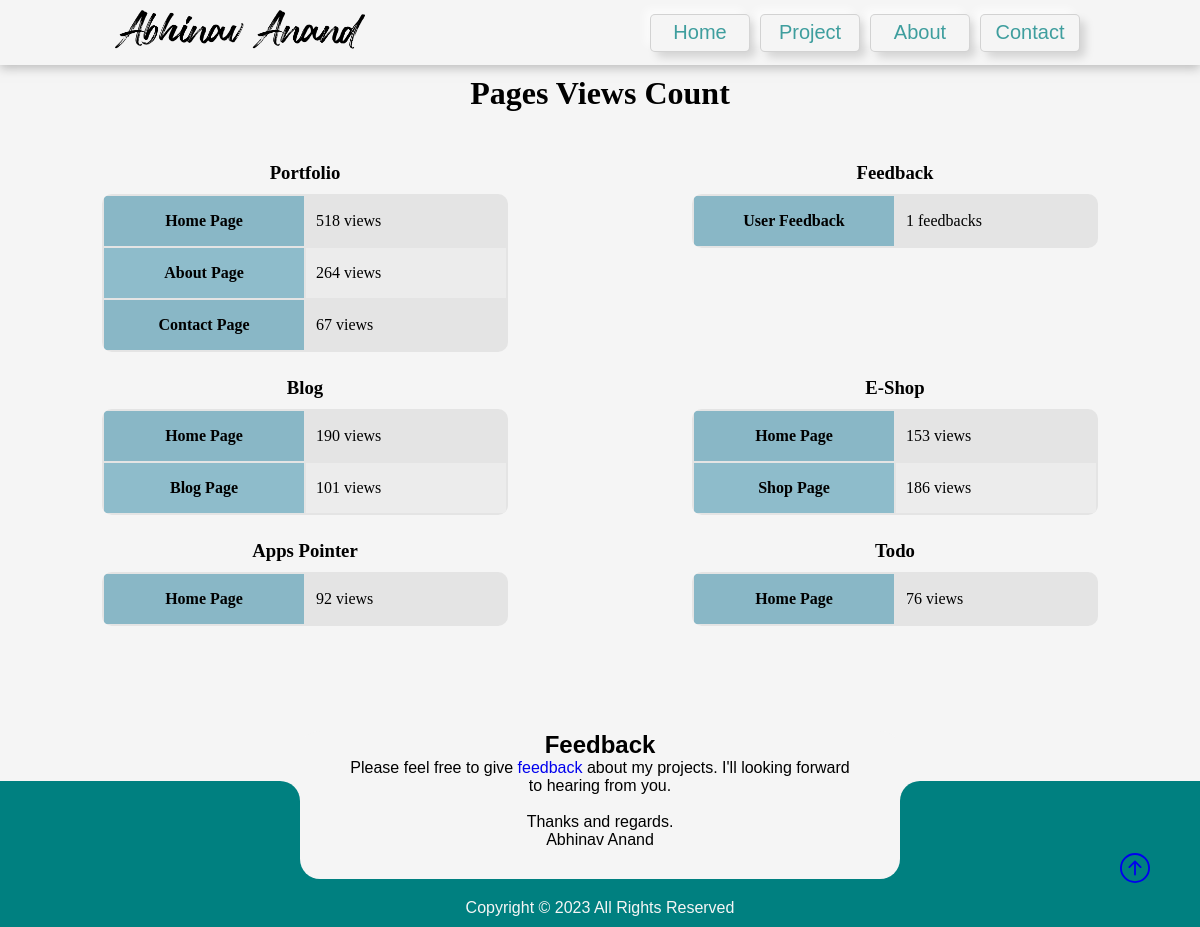
Page /pages-views/ on the earlier database version.
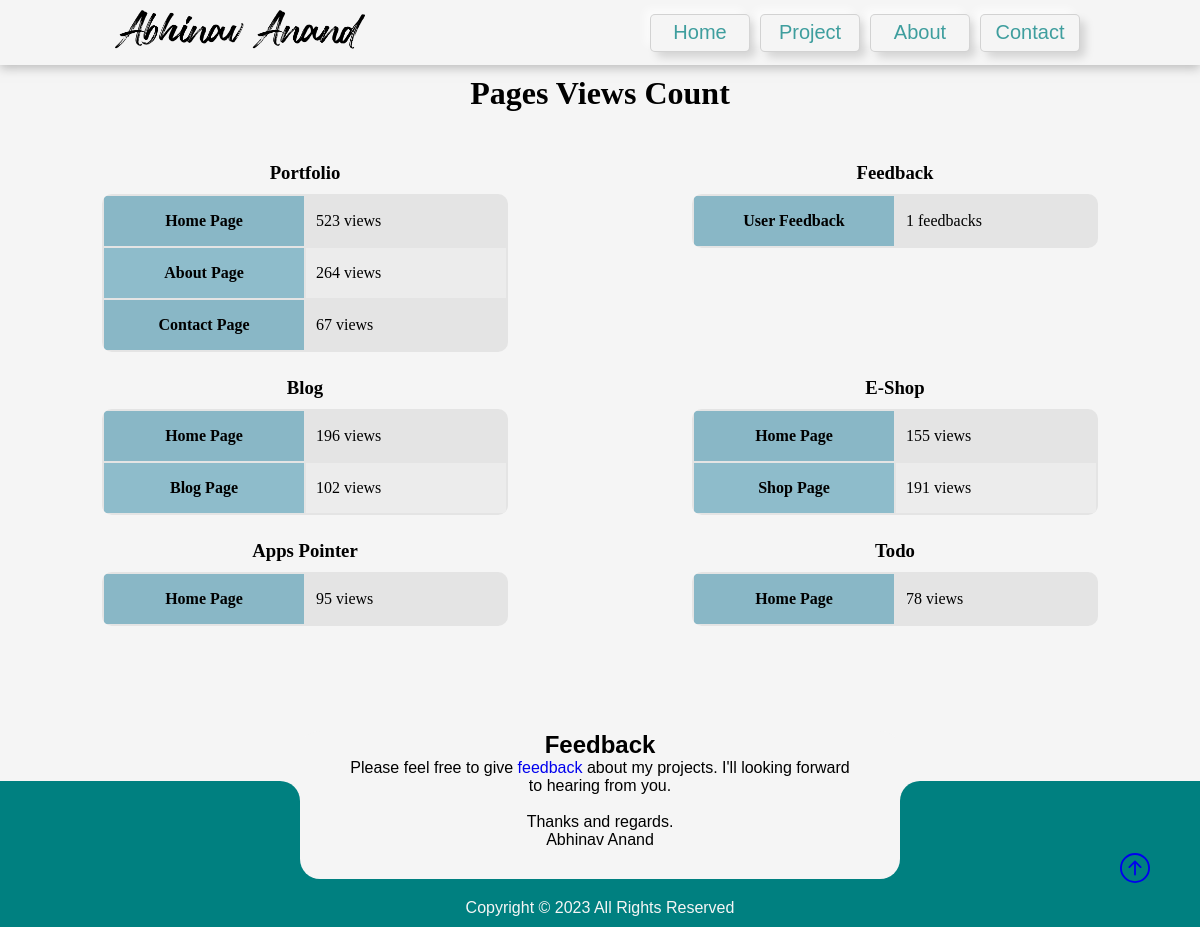
Same page on the later database version.
### mainApp/models.py (models this page shows, shortened)
class Portfolio_page_view_count(models.Model):
    portfolio_view_count = models.IntegerField(default=0)
    about_view_count = models.IntegerField(default=0)
    contact_view_count = models.IntegerField(default=0)

### blog/models.py (models this page shows, shortened)
class Blog_page_view_count(models.Model):
    home_view_count = models.IntegerField(default=0)
    blog_view_count = models.IntegerField(default=0)

### ecom/models.py (models this page shows, shortened)
class Shop_page_view_count(models.Model):
    home_view_count = models.IntegerField(default=0)
    shop_view_count = models.IntegerField(default=0)

### app/models.py (models this page shows, shortened)
class App_page_view_count(models.Model):
    app_home_view_count = models.IntegerField(default=0)

### todo/models.py (models this page shows, shortened)
class Todo_page_view_count(models.Model):
    todo_home_view_count = models.IntegerField(default=0)

### mainApp/views.py (the view)
# urls.py: path('pages-views/', views.pageView, name='pagesViews'),
def pageView(request):
    feedback = Feedback.objects.all()
    context = {"Portfolio": Portfolio_page_view_count.objects.get(id=1),
               "Feedback": feedback.count(),
               "Blog": Blog_page_view_count.objects.get(id=1),
               "Shop": Shop_page_view_count.objects.get(id=1),
               "App": App_page_view_count.objects.get(id=1),
               "Todo": Todo_page_view_count.objects.get(id=1),
               }
    return render(request, 'pageviews.html', context)

### mainApp/templates/pageviews.html (shortened to what this page needs)
{% extends 'basemain.html' %} {% block homemain %}
<div class="pageviews">
    <h1>Pages Views Count</h1>
    <div >
        <span>
            <h3>Portfolio</h3>
            <table>
                <tr><th>Home Page</th><td>{{Portfolio.portfolio_view_count}} views</td></tr>
                <tr><th>About Page</th><td>{{Portfolio.about_view_count}} views</td></tr>
                <tr><th>Contact Page</th><td>{{Portfolio.contact_view_count}} views</td></tr>
            </table>
        </span>
        <span>
            <h3>Feedback</h3>
            <table>
                <tr><th>User Feedback</th><td>{{Feedback}} feedbacks</td></tr>
            </table>
        </span>
        <span>
            <h3>Blog</h3>
            <table>
                <tr><th>Home Page</th><td>{{Blog.home_view_count}} views</td></tr>
                <tr><th>Blog Page</th><td>{{Blog.blog_view_count}} views</td></tr>
            </table>
        </span>
        <span>
            <h3>E-Shop</h3>
            <table>
                <tr><th>Home Page</th><td>{{Shop.home_view_count}} views</td></tr>
                <tr><th>Shop Page</th><td>{{Shop.shop_view_count}} views</td></tr>
            </table>
        </span>
        <span>
            <h3>Apps Pointer</h3>
            <table>
                <tr><th>Home Page</th><td>{{App.app_home_view_count}} views</td></tr>
            </table>
        </span>
        <span>
            <h3>Todo</h3>
            <table>
                <tr><th>Home Page</th><td>{{Todo.todo_home_view_count}} views</td></tr>
            </table>
        </span>
    </div>
</div>
{%endblock%}

Differences in the rows shown:
changed Portfolio_page_view_count: portfolio_view_count "518" → "523"
changed Blog_page_view_count: home_view_count "190" → "196"; blog_view_count "101" → "102"
changed Shop_page_view_count: home_view_count "153" → "155"; shop_view_count "186" → "191"
changed App_page_view_count: app_home_view_count "92" → "95"
changed Todo_page_view_count: todo_home_view_count "76" → "78"
